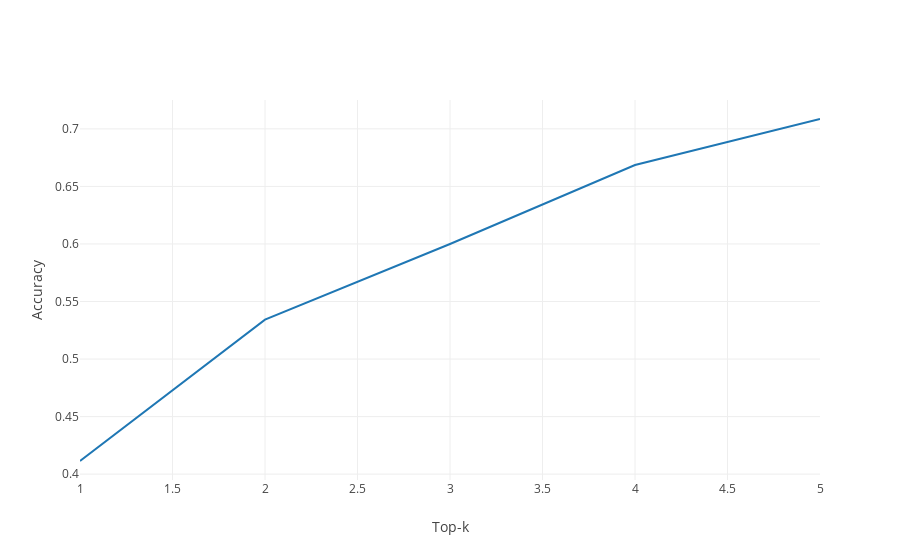

Write notebook code for a chart like this one.
### Code cell
cnn_evaluator.plot_top_k_accuracy()

### Figure 1 — Plotly figure (JSON) as saved in the notebook; plotly's stock layout.template omitted (floating-point values rounded to 4 significant figures)
{"data": [{"mode": "lines", "name": "all", "type": "scatter", "uid": "b0e6c86d-7096-48fe-8903-94cca6cee875", "x": [1, 2, 3, 4, 5], "y": [0.4114, 0.5343, 0.6, 0.6686, 0.7086]}], "layout": {"xaxis": {"title": {"text": "Top-k"}}, "yaxis": {"title": {"text": "Accuracy"}}}}
